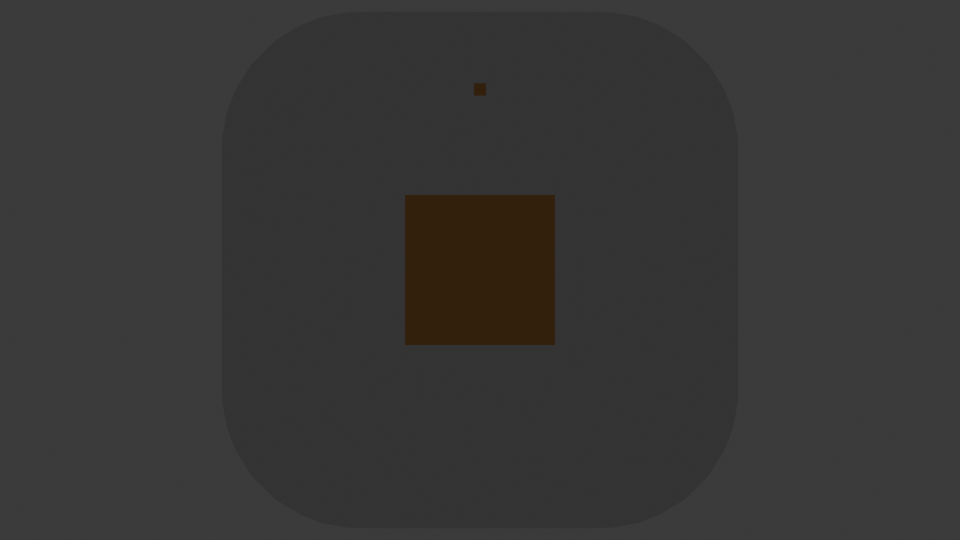
#> input picture img/box/cam3.png, 1920 x 1080 px (shown at 1/2 size)
$ python attempts1.py
#> lines starting #> are read from the running program, lines starting #| are printed output that depends on the picture; after the words box and inside, x2 and y2 are one past the last pixel; in counts of white or black regions, pixels touching at a corner belong together
### utils/findContours.py
import cv2
import numpy as np
from utils.remove_noise import remove_noise

lower = np.array([0, 0, 20])
upper = np.array([30, 140, 80])
def findContours(img,min_area=5):
    hsv = cv2.cvtColor(img, cv2.COLOR_BGR2HSV)
    bg_mask = cv2.inRange(hsv, lower, upper)
    box_mask = cv2.bitwise_not(bg_mask)
    box_mask = remove_noise(box_mask, min_area)
    contours, _ = cv2.findContours(box_mask, cv2.RETR_EXTERNAL, cv2.CHAIN_APPROX_SIMPLE)
    return contours

### attempts/attempts1.py
import cv2
from utils.detectSize import detectSize
from utils.findContours import findContours
from utils.drawSize import draw_box_size
from utils.get_top_x_from_contour import get_top_x_from_contour
from utils.calculate_box_height import calculate_box_height
from utils.resizeShape import resizeShape

def main():
    image1 = cv2.imread("./../img/box/cam3.png")
#> image1 is the input picture: shape (1080, 1920, 3); mean B, G, R 53.3, 54.2, 55
    image2 = cv2.imread("./../img/box/cam4.png")
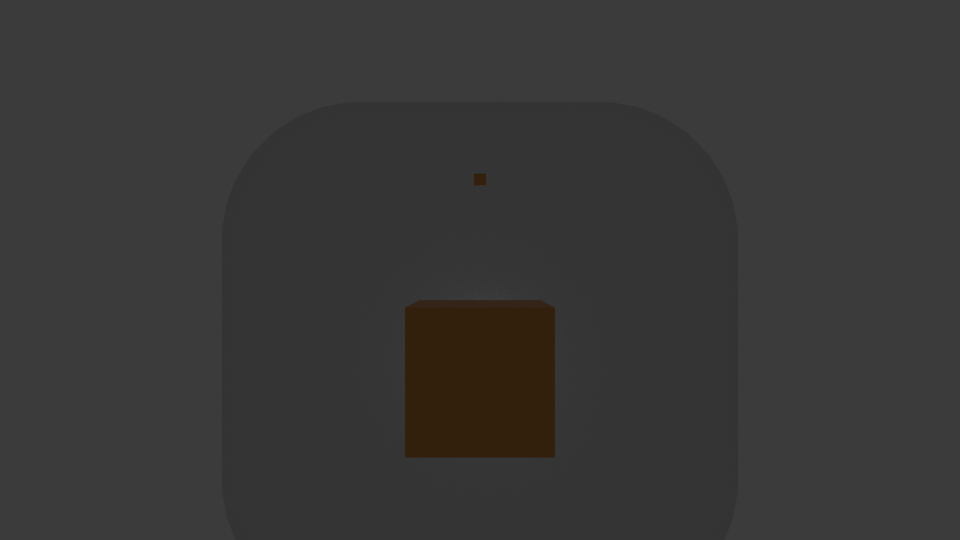
#> input picture img/box/cam4.png, 1920 x 1080 px (shown at 1/2 size)
#> image2 is the input picture: shape (1080, 1920, 3); mean B, G, R 54, 54.9, 55.7
    image2 = image2[200:image2.shape[1]]
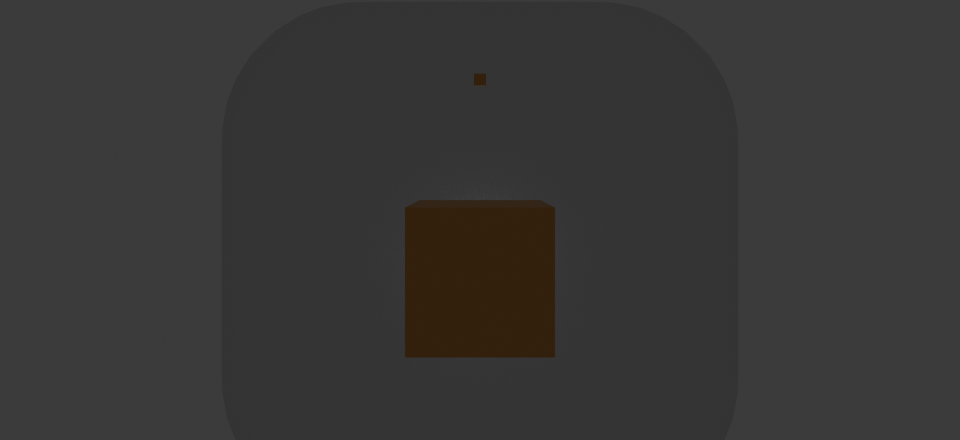
#> image2: shape (880, 1920, 3) (shown at 1/2 size); mean B, G, R 53, 54, 55

    count = 0
    while True:
        contours1 = findContours(image1)
#> in findContours, `hsv = cv2.cvtColor(img, cv2.COLOR_BGR2HSV)`: hsv: shape (1080, 1920, 3); mean H, S, V 1.4, 8.4, 55
#> in findContours, `bg_mask = cv2.inRange(hsv, lower, upper)`:
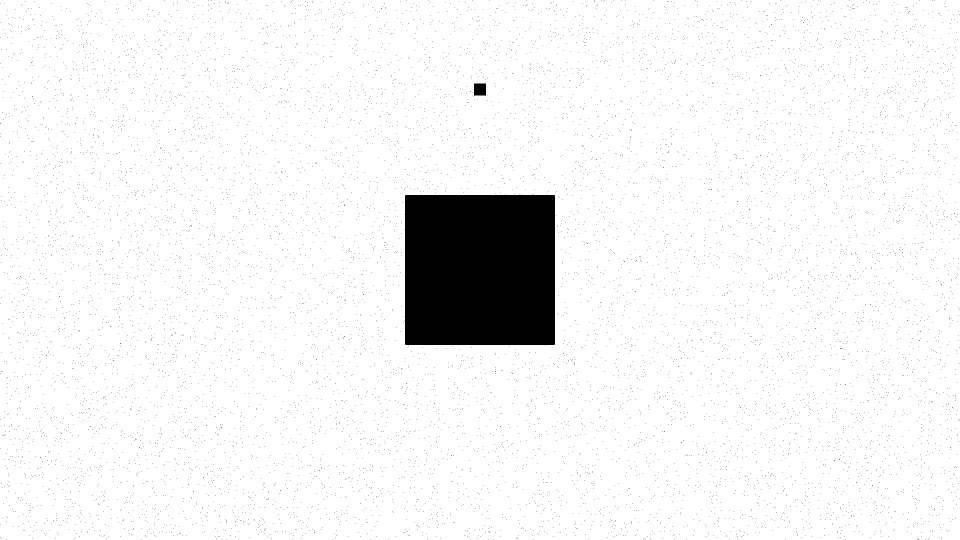
#> bg_mask: shape (1080, 1920) (shown at 1/2 size); 95.1% white; 11402 black regions (11400 under 20 px), largest, box (x1, y1, x2, y2) and area: (810, 390, 1110, 690) 89996, (948, 167, 972, 191) 576
#> in findContours, `box_mask = cv2.bitwise_not(bg_mask)`:
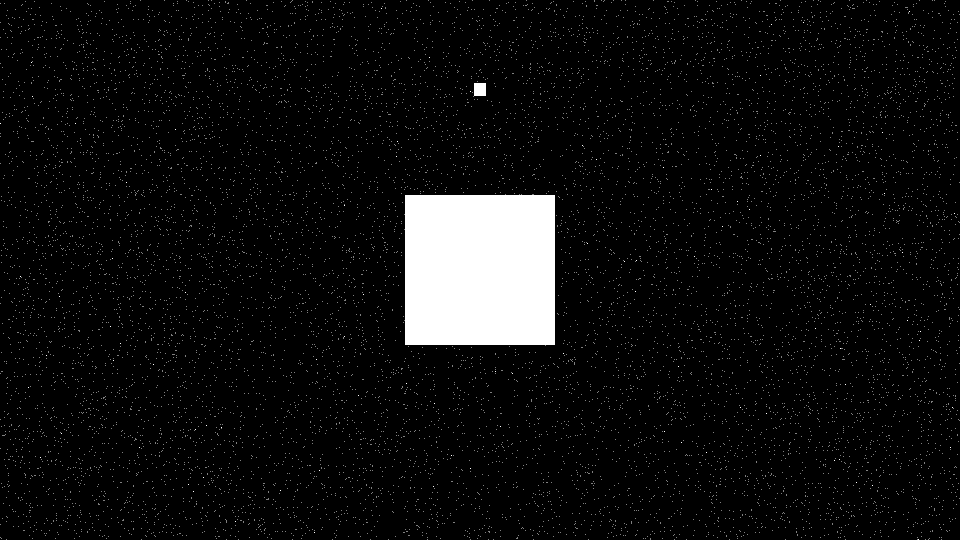
#> box_mask: shape (1080, 1920) (shown at 1/2 size); 4.9% white; 11402 white regions (11400 under 20 px), largest, box (x1, y1, x2, y2) and area: (810, 390, 1110, 690) 89996, (948, 167, 972, 191) 576
        contours2 = findContours(image2)

        if contours1 and contours2 and count==0:

            cnt1 = contours1[1]
            cnt2 = contours2[1]
            cnt1_main = max(contours1, key=cv2.contourArea)
            cnt2_main = max(contours2, key=cv2.contourArea)
            x1_top_box, y1_top_box = get_top_x_from_contour(cnt1_main)
            x2_top_box, y2_top_box = get_top_x_from_contour(cnt2_main)
            x1_top, y1_top = get_top_x_from_contour(cnt1)
            x2_top, y2_top = get_top_x_from_contour(cnt2)

            height = calculate_box_height(y1_top_box, y2_top_box,y1_top, y2_top)
            print(f"Высота коробки: {height:.2f} см")
            cm_per_px = 1/24

            result_image1 = draw_box_size(image1, cnt1_main, cm_per_px)
            result_image2 = draw_box_size(image2, cnt2_main, cm_per_px)

            cv2.circle(result_image1, (x1_top, y1_top), 10, (0, 0, 255), -1)
            cv2.circle(result_image2, (x2_top, y2_top), 10, (0, 0, 255), -1)

            cv2.circle(result_image1, (x1_top_box, y1_top_box), 10, (0, 255, 0), -1)
            cv2.circle(result_image2, (x2_top_box, y2_top_box), 10, (0, 255, 0), -1)
            count+=1

            detectSize(contour=cnt1_main,cm_per_px=cm_per_px)
            detectSize(contour=cnt1_main,cm_per_px=cm_per_px)
            detectSize(contour=cnt1,cm_per_px=cm_per_px)

            cv2.imshow("Original1", resizeShape(result_image1))
            cv2.imshow("Original2", resizeShape(result_image2))
        key = cv2.waitKey(1) & 0xFF

        # Нажмите ESC для выхода
        if key == 27:
            break

        # Нажмите S, чтобы сохранить результат
        if key == ord("s"):
            print("\nИзображения сохранены.")

    cv2.destroyAllWindows()


if __name__ == "__main__":
    main()
#> (the call stopped at in findContours, `box_mask = remove_noise(box_mask, min_area)`: utils is not available in this run)
